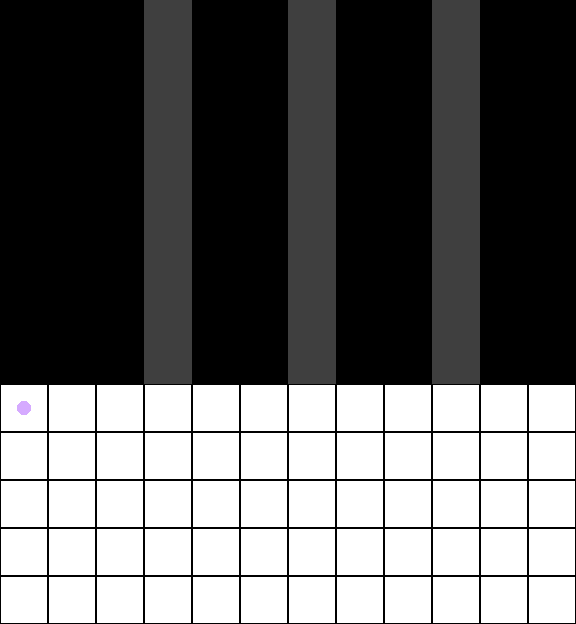

The image is a tile-based game level rendered from a .tmx file. Its description and complete source (layers, tilesets, objects, tile grids) follow:
An orthogonal 12x13 tile map with 48x48 px tiles, 4 tile layers (debug, obstacle, Obj, effect), 3 tilesets.

<map version="1.2" tiledversion="2019.12.11" orientation="orthogonal" renderorder="right-down" compressionlevel="0" width="12" height="13" tilewidth="48" tileheight="48" infinite="0" nextlayerid="5" nextobjectid="1">
 <tileset firstgid="1" source="tsx/tile.tsx" />
 <tileset firstgid="26" source="tsx/debug.tsx" />
 <tileset firstgid="51" source="tsx/obstacle.tsx" />
 <layer id="2" name="debug" width="12" height="13" opacity="0.5">
  <data encoding="csv">
0,0,0,32,0,0,32,0,0,32,0,0,
0,0,0,32,0,0,32,0,0,32,0,0,
0,0,0,32,0,0,32,0,0,32,0,0,
0,0,0,32,0,0,32,0,0,32,0,0,
0,0,0,32,0,0,32,0,0,32,0,0,
0,0,0,32,0,0,32,0,0,32,0,0,
0,0,0,32,0,0,32,0,0,32,0,0,
0,0,0,32,0,0,32,0,0,32,0,0,
0,0,0,0,0,0,0,0,0,0,0,0,
0,0,0,0,0,0,0,0,0,0,0,0,
0,0,0,0,0,0,0,0,0,0,0,0,
0,0,0,0,0,0,0,0,0,0,0,0,
0,0,0,0,0,0,0,0,0,0,0,0
</data>
 </layer>
 <layer id="3" name="obstacle" width="12" height="13" opacity="0">
  <data encoding="csv">
0,0,0,0,0,0,0,0,0,0,0,0,
0,0,0,0,0,0,0,0,0,0,0,0,
0,0,0,0,0,0,0,0,0,0,0,0,
0,0,0,0,0,0,0,0,0,0,0,0,
0,0,0,0,0,0,0,0,0,0,0,0,
0,0,0,0,0,0,0,0,0,0,0,0,
0,0,0,0,0,0,0,0,0,0,0,0,
57,0,0,52,0,0,52,0,0,52,0,0,
0,0,0,0,0,0,0,0,0,0,0,0,
0,0,0,0,0,0,0,0,0,0,0,0,
0,0,0,0,0,0,0,0,0,0,0,0,
0,0,0,0,0,0,0,0,0,0,0,0,
0,0,0,0,0,0,0,0,0,0,0,0
</data>
 </layer>
 <layer id="1" name="Obj" width="12" height="13">
  <data encoding="csv">
0,0,0,0,0,0,0,0,0,0,0,0,
0,0,0,0,0,0,0,0,0,0,0,0,
0,0,0,0,0,0,0,0,0,0,0,0,
0,0,0,0,0,0,0,0,0,0,0,0,
0,0,0,0,0,0,0,0,0,0,0,0,
0,0,0,0,0,0,0,0,0,0,0,0,
0,0,0,0,0,0,0,0,0,0,0,0,
0,0,0,0,0,0,0,0,0,0,0,0,
5,3,3,3,3,3,3,3,3,3,3,3,
3,3,3,3,3,3,3,3,3,3,3,3,
3,3,3,3,3,3,3,3,3,3,3,3,
3,3,3,3,3,3,3,3,3,3,3,3,
3,3,3,3,3,3,3,3,3,3,3,3
</data>
 </layer>
 <layer id="4" name="effect" width="12" height="13" opacity="0">
  <data encoding="csv">
0,0,0,0,0,0,0,0,0,0,0,0,
0,0,0,0,0,0,0,0,0,0,0,0,
0,0,0,0,0,0,0,0,0,0,0,0,
0,0,0,0,0,0,0,0,0,0,0,0,
0,0,0,0,0,0,0,0,0,0,0,0,
0,0,0,0,0,0,0,0,0,0,0,0,
0,0,0,0,0,0,0,0,0,0,0,0,
54,0,0,0,0,0,0,0,0,0,0,0,
0,0,0,0,0,0,0,0,0,0,0,0,
0,0,0,0,0,0,0,0,0,0,0,0,
0,0,0,0,0,0,0,0,0,0,0,0,
0,0,0,0,0,0,0,0,0,0,0,0,
0,0,0,0,0,0,0,0,0,0,0,0
</data>
 </layer>
</map>
